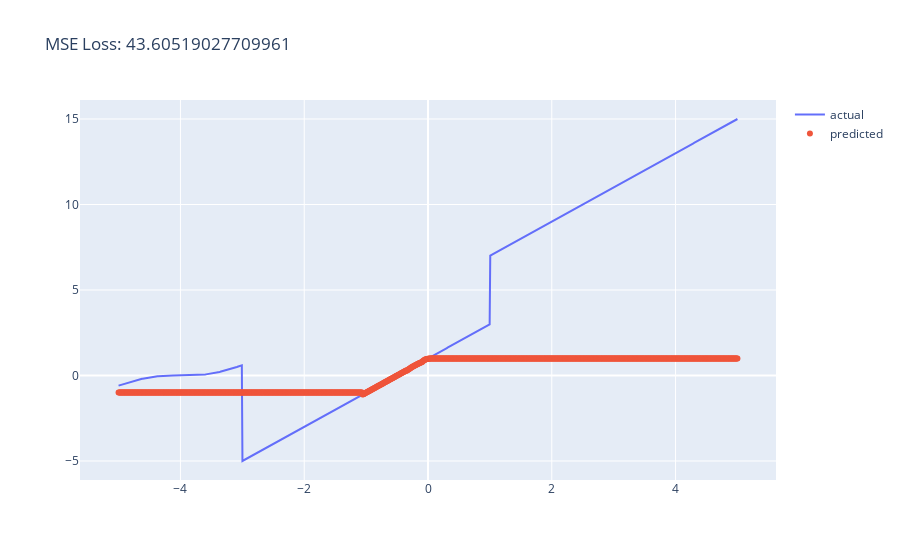

Notebook source saved alongside this figure:
### Code cell
# Prediction
validation_idxs = np.argwhere(x<15)
agent.validate(x[validation_idxs], y[validation_idxs])

### Figure 1 — Plotly figure (JSON) as saved in the notebook; plotly's stock layout.template omitted (floating-point values rounded to 4 significant figures; data arrays with more than 128 entries replaced by an {"elided": "..."} marker saying what was removed)
{"data": [{"mode": "lines", "name": "actual", "type": "scatter", "x": {"elided": "1000 float values"}, "y": {"elided": "1000 float values"}}, {"mode": "markers", "name": "predicted", "type": "scatter", "x": {"elided": "1000 float values"}, "y": {"elided": "1000 float values"}}], "layout": {"title": {"text": "MSE Loss: 43.60519027709961"}}}
